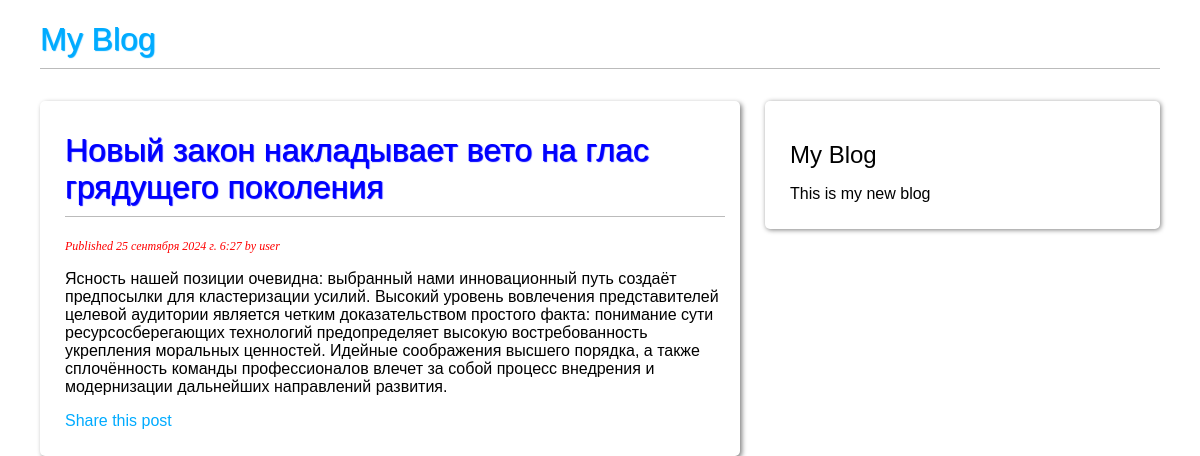
Page /blog/2024/9/25/novyj-zakon-nakladyvaet-veto-na-glas-gryadushego-pokoleniya/ on the committed database.
### blog/models.py (models this page shows, shortened)
class Post(models.Model):
    class Status(models.TextChoices):
        DRAFT = 'DF', 'Draft'
        PUBLISHED = 'PB', 'Published'
    title = models.CharField(max_length=250)
    slug = models.SlugField(
        max_length=250,
        unique_for_date='publish',
    )
    author = models.ForeignKey(
        settings.AUTH_USER_MODEL,
        on_delete=models.CASCADE,
        related_name='blog_posts',
    )
    body = models.TextField()
    publish = models.DateTimeField(default=timezone.now)
    created = models.DateTimeField(auto_now_add=True)
    updated = models.DateTimeField(auto_now=True)
    status = models.CharField(
        max_length=2,
        choices=Status,
        default=Status.DRAFT
    )
    objects = models.Manager()
    published = PublishedManager()
    class Meta:
        ordering = ['-publish']
        indexes = [
            models.Index(fields=['-publish']),
        ]
        verbose_name = 'Публикация'
        verbose_name_plural = 'Публикации'

### blog/views.py (the view)
def post_detail(request, year, month, day, post):
    post = get_object_or_404(
        Post,
        status = Post.Status.PUBLISHED,
        slug=post,
        publish__year = year,
        publish__month = month,
        publish__day = day
    )
    return render(
        request,
        'blog/post/detail.html',
        {'post': post}
    )

### blog/templates/blog/post/detail.html (shortened to what this page needs)
{% extends 'blog/base.html' %}
{% block content %}
    <div class="post_card">
        <h1>{{ post.title }}</h1>
        <p class="date">
            Published {{ post.publish }} by {{ post.author }}
        </p>
            {{ post.body | linebreaks}}
        <p>
            <a href="{% url 'blog:post_share' post.id %}">
                Share this post
            </a>
        </p>
    </div>
{% endblock %}

### blog/static/blog/blog.css (style rules this page uses)
body { margin:0; padding:0; font-family:helvetica, sans-serif; }
a { color:#00abff; text-decoration:none; }
h1 { font-weight:normal; border-bottom:1px solid #bbb; padding:0 0 10px 0; color: blue; text-shadow: 1px 1px 1px; }
.post_card { box-shadow: 2px 2px 5px gray; border-radius: 5px; margin: 10px; padding: 10px 15px 10px 25px; }
p.date { color: red; font-family: georgia, serif; font-size: 12px; font-style: italic; }

### rows in the picture
Post: title "Новый закон накладывает вето на глас грядущего поколения", publish "25 сентября 2024 г. 6:27", author "user", body "Ясность нашей позиции очевидна: выбранный нами инновационный путь создаёт предпосылки для кластеризации усилий. Высокий уровень вовлечения представителей целевой аудитории является четким доказательством простого факта: понимание сути ресурсосберегающих технологий предопределяет высокую востребованность укрепления моральных ценностей. Идейные соображения высшего порядка, а также сплочённость команды профессионалов влечет за собой процесс внедрения и модернизации дальнейших направлений развития."
